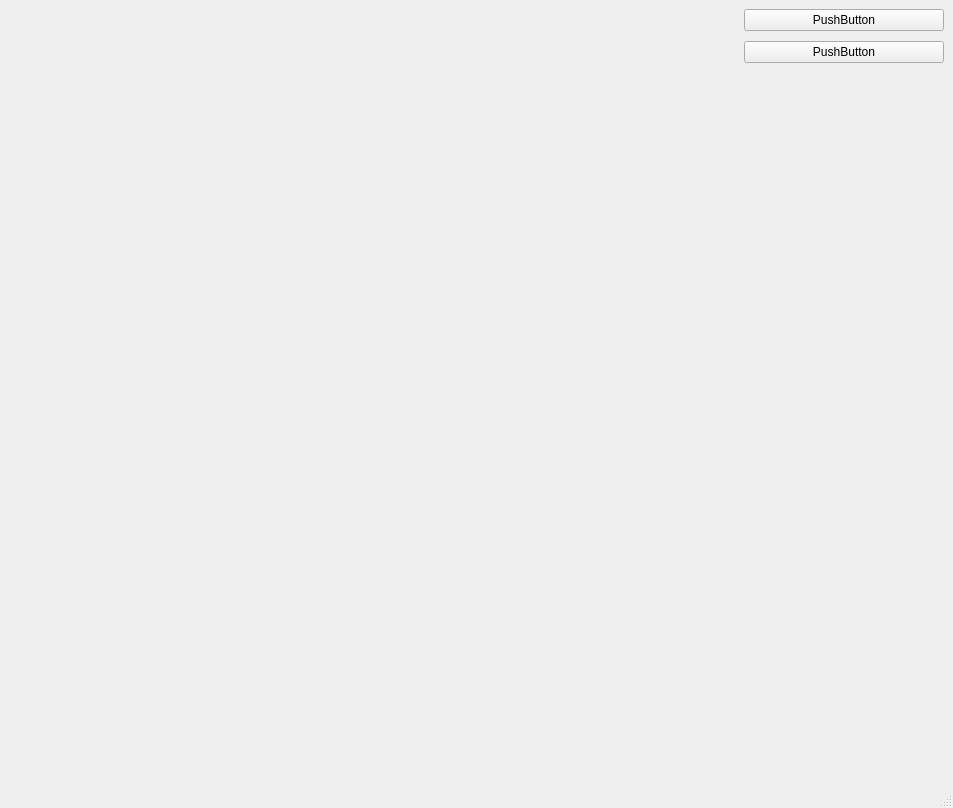
<?xml version="1.0" encoding="UTF-8"?>
<ui version="4.0">
 <class>FancyWindow</class>
 <widget class="QMainWindow" name="FancyWindow">
  <property name="geometry">
   <rect>
    <x>0</x>
    <y>0</y>
    <width>953</width>
    <height>808</height>
   </rect>
  </property>
  <property name="windowTitle">
   <string>MainWindow</string>
  </property>
  <widget class="QWidget" name="centralwidget">
   <layout class="QHBoxLayout" name="horizontalLayout_2">
    <item>
     <layout class="QHBoxLayout" name="horizontalLayout">
      <item>
       <widget class="FancyViewer" name="myFancyViewer" native="true">
        <property name="sizePolicy">
         <sizepolicy hsizetype="Expanding" vsizetype="Preferred">
          <horstretch>0</horstretch>
          <verstretch>0</verstretch>
         </sizepolicy>
        </property>
       </widget>
      </item>
      <item>
       <spacer name="horizontalSpacer">
        <property name="orientation">
         <enum>Qt::Horizontal</enum>
        </property>
        <property name="sizeType">
         <enum>QSizePolicy::Fixed</enum>
        </property>
        <property name="sizeHint" stdset="0">
         <size>
          <width>5</width>
          <height>20</height>
         </size>
        </property>
       </spacer>
      </item>
      <item>
       <layout class="QVBoxLayout" name="verticalLayout" stretch="0,0,0">
        <property name="spacing">
         <number>10</number>
        </property>
        <property name="sizeConstraint">
         <enum>QLayout::SetFixedSize</enum>
        </property>
        <item>
         <widget class="QPushButton" name="pushButton_2">
          <property name="text">
           <string>PushButton</string>
          </property>
         </widget>
        </item>
        <item>
         <widget class="QPushButton" name="pushButton">
          <property name="sizePolicy">
           <sizepolicy hsizetype="Fixed" vsizetype="Fixed">
            <horstretch>0</horstretch>
            <verstretch>0</verstretch>
           </sizepolicy>
          </property>
          <property name="minimumSize">
           <size>
            <width>200</width>
            <height>0</height>
           </size>
          </property>
          <property name="text">
           <string>PushButton</string>
          </property>
         </widget>
        </item>
        <item>
         <spacer name="verticalSpacer">
          <property name="orientation">
           <enum>Qt::Vertical</enum>
          </property>
          <property name="sizeHint" stdset="0">
           <size>
            <width>20</width>
            <height>40</height>
           </size>
          </property>
         </spacer>
        </item>
       </layout>
      </item>
     </layout>
    </item>
   </layout>
  </widget>
  <widget class="QStatusBar" name="statusBar"/>
 </widget>
 <customwidgets>
  <customwidget>
   <class>FancyViewer</class>
   <extends>QWidget</extends>
   <header>../src/fancyViewer.h</header>
   <container>1</container>
  </customwidget>
 </customwidgets>
 <resources/>
 <connections/>
</ui>
